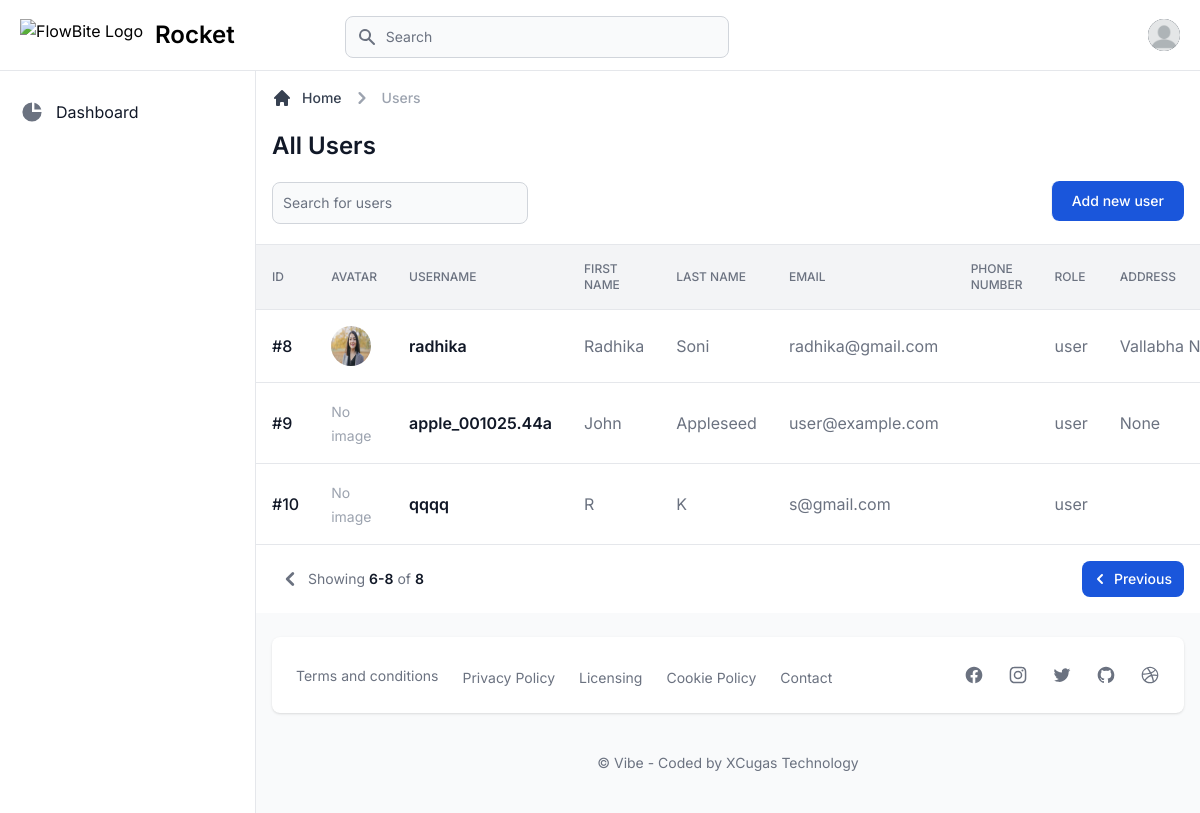
/users/user-list/?page=2, run on the app's committed database.
### apps/users/models.py (models this page shows, shortened)
class Profile(models.Model):
    user      = models.OneToOneField(User, on_delete=models.CASCADE)
    role      = models.CharField(max_length=20, choices=ROLE_CHOICES, default='user')
    country   = models.CharField(max_length=255, null=True, blank=True)
    state   = models.CharField(max_length=255, null=True, blank=True)
    city      = models.CharField(max_length=255, null=True, blank=True)
    address   = models.CharField(max_length=255, null=True, blank=True)
    avatar    = models.ImageField(upload_to='avatar', null=True, blank=True)
    apple_id = models.CharField(max_length=255, null=True, blank=True, unique=True)
    is_apple_user = models.BooleanField(default=False)
    status = models.CharField(max_length=20, choices=STATUS_CHOICES, default='active')

### apps/users/views.py (the view, shortened to what this page needs)
# urls.py: path('user-list/', views.user_list, name='user_list'),
def user_list(request):
    filters = profile_user_filter(request)
    profile_list = Profile.objects.select_related('user').filter(**filters)
    form = SignupForm()
    page = request.GET.get('page', 1)
    paginator = Paginator(profile_list, 5)
    profiles = paginator.page(page)
    context = {
        'users': profiles,
        'form': form,
    }
    return render(request, 'apps/users.html', context)

### templates/apps/users.html (shortened to what this page needs)
{% extends "layouts/base.html" %}
{% load static %}
{% block content %}
<main>
  <div
    class="p-4 bg-white block sm:flex items-center justify-between border-b border-gray-200 lg:mt-1.5 dark:bg-gray-800 dark:border-gray-700">
    <div class="w-full mb-1">
      <div class="mb-4">
        <nav class="flex mb-5" aria-label="Breadcrumb">
          <ol class="inline-flex items-center space-x-1 text-sm font-medium md:space-x-2">
            <li class="inline-flex items-center">
              <a href="#"
                class="inline-flex items-center text-gray-700 hover:text-primary-600 dark:text-gray-300 dark:hover:text-white">
                <svg class="w-5 h-5 mr-2.5" fill="currentColor" viewBox="0 0 20 20" xmlns="http://www.w3.org/2000/svg">
                  <path
                    d="M10.707 2.293a1 1 0 00-1.414 0l-7 7a1 1 0 001.414 1.414L4 10.414V17a1 1 0 001 1h2a1 1 0 001-1v-2a1 1 0 011-1h2a1 1 0 011 1v2a1 1 0 001 1h2a1 1 0 001-1v-6.586l.293.293a1 1 0 001.414-1.414l-7-7z">
                  </path>
                </svg>
                Home
              </a>
            </li>
            <li>
              <div class="flex items-center">
                <svg class="w-6 h-6 text-gray-400" fill="currentColor" viewBox="0 0 20 20"
                  xmlns="http://www.w3.org/2000/svg">
                  <path fill-rule="evenodd"
                    d="M7.293 14.707a1 1 0 010-1.414L10.586 10 7.293 6.707a1 1 0 011.414-1.414l4 4a1 1 0 010 1.414l-4 4a1 1 0 01-1.414 0z"
                    clip-rule="evenodd"></path>
                </svg>
                <span class="ml-1 text-gray-400 md:ml-2 dark:text-gray-500" aria-current="page">Users</span>
              </div>
            </li>
          </ol>
        </nav>
        <h1 class="text-xl font-semibold text-gray-900 sm:text-2xl dark:text-white">All Users</h1>
      </div>
      <div class="items-center justify-between block sm:flex md:divide-x md:divide-gray-100 dark:divide-gray-700">
        <div class="flex items-center mb-4 sm:mb-0">
          <form class="sm:pr-3" method="GET">
            <div class="relative w-48 mt-1 sm:w-64 xl:w-96">
              <input type="text" name="search" id="products-search"
                class="bg-gray-50 border border-gray-300 text-gray-900 sm:text-sm rounded-lg focus:ring-primary-500 focus:border-primary-500 block w-full p-2.5 dark:bg-gray-700 dark:border-gray-600 dark:placeholder-gray-400 dark:text-white dark:focus:ring-primary-500 dark:focus:border-primary-500"
                placeholder="Search for users">
            </div>
          </form>
        </div>
        <button id="createProductButton"
          class="text-white bg-blue-700 hover:bg-blue-800 focus:ring-4 focus:ring-primary-300 font-medium rounded-lg text-sm px-5 py-2.5 dark:bg-blue-600 dark:hover:bg-blue-700 focus:outline-none dark:focus:ring-primary-800"
          type="button" data-drawer-target="drawer-create-product-default"
          data-drawer-show="drawer-create-product-default" aria-controls="drawer-create-product-default"
          data-drawer-placement="right">
          Add new user
        </button>
      </div>
    </div>
  </div>
  <div class="flex flex-col">
    <div class="overflow-x-auto">
      <div class="inline-block min-w-full align-middle">
        <div class="overflow-hidden shadow">
          <table class="min-w-full divide-y divide-gray-200 table-fixed dark:divide-gray-600">
            <thead class="bg-gray-100 dark:bg-gray-700">
              <tr>
                <th scope="col" class="p-4 text-xs font-medium text-left text-gray-500 uppercase dark:text-gray-400">
                  ID
                </th>
                <th scope="col" class="p-4 text-xs font-medium text-left text-gray-500 uppercase dark:text-gray-400">
                  Avatar
                </th>
                <th scope="col" class="p-4 text-xs font-medium text-left text-gray-500 uppercase dark:text-gray-400">
                  Username
                </th>
                <th scope="col" class="p-4 text-xs font-medium text-left text-gray-500 uppercase dark:text-gray-400">
                  First Name
                </th>
                <th scope="col" class="p-4 text-xs font-medium text-left text-gray-500 uppercase dark:text-gray-400">
                  Last Name
                </th>
                <th scope="col" class="p-4 text-xs font-medium text-left text-gray-500 uppercase dark:text-gray-400">
                  Email
                </th>
                <th scope="col" class="p-4 text-xs font-medium text-left text-gray-500 uppercase dark:text-gray-400">
                  Phone Number
                </th>
                <th scope="col" class="p-4 text-xs font-medium text-left text-gray-500 uppercase dark:text-gray-400">
                  Role
                </th>
                <th scope="col" class="p-4 text-xs font-medium text-left text-gray-500 uppercase dark:text-gray-400">
                  Address
                </th>
              </tr>
            </thead>
            <tbody class="bg-white divide-y divide-gray-200 dark:bg-gray-800 dark:divide-gray-700">
              {% for user in users %}
              <tr class="hover:bg-gray-100 dark:hover:bg-gray-700">
                <td class="p-4 text-base font-medium text-gray-900 whitespace-nowrap dark:text-white">
                  #{{ user.id }}</td>
                <td class="p-4">
                  {% if user.avatar %}
                    <img src="{{ user.avatar.url }}" alt="Avatar"
                        class="w-10 h-10 rounded-full object-cover ring-2 ring-gray-300 dark:ring-gray-600">
                  {% else %}
                    <span class="text-sm text-gray-400 dark:text-gray-500">No image</span>
                  {% endif %}
                </td>
                <td class="p-4 text-sm font-normal text-gray-500 whitespace-nowrap dark:text-gray-400">
                  <div class="text-base font-semibold text-gray-900 dark:text-white">{{ user.user.username }}</div>
                </td>
                <td
                  class="max-w-sm p-4 overflow-hidden text-base font-normal text-gray-500 truncate xl:max-w-xs dark:text-gray-400">
                  {{ user.user.first_name }}
                </td>
                <td
                  class="max-w-sm p-4 overflow-hidden text-base font-normal text-gray-500 truncate xl:max-w-xs dark:text-gray-400">
                  {{ user.user.last_name }}
                </td>
                <td
                  class="max-w-sm p-4 overflow-hidden text-base font-normal text-gray-500 truncate xl:max-w-xs dark:text-gray-400">
                  {{ user.user.email }}
                </td>
                <td
                  class="max-w-sm p-4 overflow-hidden text-base font-normal text-gray-500 truncate xl:max-w-xs dark:text-gray-400">
                </td>
                <td
                  class="max-w-sm p-4 overflow-hidden text-base font-normal text-gray-500 truncate xl:max-w-xs dark:text-gray-400">
                  {{ user.role }}
                </td>
                <td
                  class="max-w-sm p-4 overflow-hidden text-base font-normal text-gray-500 truncate xl:max-w-xs dark:text-gray-400">
                  {{ user.address }}
                </td>
              </tr>
              {% endfor %}
            </tbody>
          </table>
        </div>
      </div>
    </div>
  </div>
  <div
    class="sticky bottom-0 right-0 items-center w-full p-4 bg-white border-t border-gray-200 flex justify-between dark:bg-gray-800 dark:border-gray-700">
    <div class="flex items-center mb-4 sm:mb-0">
      {% if users.has_previous %}
      <a href="?page={{ users.previous_page_number }}"
        class="inline-flex justify-center p-1 text-gray-500 rounded cursor-pointer hover:text-gray-900 hover:bg-gray-100 dark:hover:bg-gray-700 dark:hover:text-white">
        <svg class="w-7 h-7" fill="currentColor" viewBox="0 0 20 20" xmlns="http://www.w3.org/2000/svg">
          <path fill-rule="evenodd"
            d="M12.707 5.293a1 1 0 010 1.414L9.414 10l3.293 3.293a1 1 0 01-1.414 1.414l-4-4a1 1 0 010-1.414l4-4a1 1 0 011.414 0z"
            clip-rule="evenodd"></path>
        </svg>
      </a>
      {% endif %}
      <span class="text-sm font-normal text-gray-500 dark:text-gray-400">Showing <span
          class="font-semibold text-gray-900 dark:text-white">{{ users.start_index }}-{{ users.end_index }}</span> of <span
          class="font-semibold text-gray-900 dark:text-white">{{ users.paginator.count }}</span></span>
    </div>
    <div class="flex items-center space-x-3">
      {% if users.has_previous %}
      <a href="?page={{ users.previous_page_number }}"
        class="inline-flex items-center justify-center flex-1 px-3 py-2 text-sm font-medium text-center text-white rounded-lg bg-blue-700 hover:bg-blue-800 focus:ring-4 focus:ring-primary-300 dark:bg-blue-600 dark:hover:bg-blue-700 dark:focus:ring-primary-800">
        <svg class="w-5 h-5 mr-1 -ml-1" fill="currentColor" viewBox="0 0 20 20" xmlns="http://www.w3.org/2000/svg">
          <path fill-rule="evenodd"
            d="M12.707 5.293a1 1 0 010 1.414L9.414 10l3.293 3.293a1 1 0 01-1.414 1.414l-4-4a1 1 0 010-1.414l4-4a1 1 0 011.414 0z"
            clip-rule="evenodd"></path>
        </svg>
        Previous
      </a>
      {% endif %}
    </div>
  </div>
</main>
{% endblock content %}

### data on the page
Profile: id "8", avatar (picture), user.username "radhika", user.first_name "Radhika", user.last_name "Soni", user.email "radhika@gmail.com", role "user", address "Vallabha…"
Profile: id "9", avatar "No image", user.username "apple_001025.44a", user.first_name "John", user.last_name "Appleseed", user.email "user@example.com", role "user", address "None"
Profile: id "10", avatar "No image", user.username "qqqq", user.first_name "R", user.last_name "K", user.email "s@gmail.com", role "user"

### other printed values
{{ users.start_index }} "6"
{{ users.end_index }} "8"
{{ users.paginator.count }} "8"
